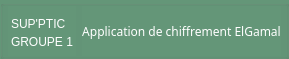
            <widget class="QGroupBox" name="groupBox_barre_outil">
             <property name="maximumSize">
              <size>
               <width>16777215</width>
               <height>58</height>
              </size>
             </property>
             <property name="styleSheet">
              <string notr="true">background-color:rgba(128, 135, 223,255);

background-color:rgba(100, 150, 120,255);</string>
             </property>
             <property name="title">
              <string/>
             </property>
             <layout class="QGridLayout" name="gridLayout_3">
              <property name="leftMargin">
               <number>5</number>
              </property>
              <property name="topMargin">
               <number>0</number>
              </property>
              <property name="rightMargin">
               <number>5</number>
              </property>
              <property name="bottomMargin">
               <number>0</number>
              </property>
              <item row="0" column="0">
               <layout class="QHBoxLayout" name="horizontalLayout">
                <item>
                 <widget class="QGroupBox" name="groupBox_4">
                  <property name="maximumSize">
                   <size>
                    <width>100</width>
                    <height>50</height>
                   </size>
                  </property>
                  <property name="styleSheet">
                   <string notr="true">
border-width:0px 0px 0px 0px;
border-style:solid;
border-color:rgba(200, 200, 200,255);

background-color:rgba(100, 150, 120,255);</string>
                  </property>
                  <property name="title">
                   <string/>
                  </property>
                  <layout class="QGridLayout" name="gridLayout_4">
                   <property name="leftMargin">
                    <number>0</number>
                   </property>
                   <property name="topMargin">
                    <number>5</number>
                   </property>
                   <property name="rightMargin">
                    <number>0</number>
                   </property>
                   <property name="bottomMargin">
                    <number>5</number>
                   </property>
                   <item row="0" column="0">
                    <layout class="QVBoxLayout" name="verticalLayout_3">
                     <item>
                      <widget class="QLabel" name="label_3">
                       <property name="styleSheet">
                        <string notr="true">border-width:0px;
font: 10pt &quot;Times New Roman&quot;;
color: rgba(255, 255, 255,255);</string>
                       </property>
                       <property name="text">
                        <string>SUP'PTIC</string>
                       </property>
                      </widget>
                     </item>
                     <item>
                      <widget class="QLabel" name="label_4">
                       <property name="styleSheet">
                        <string notr="true">border-width:0px;
font: 8pt &quot;Times New Roman&quot;;
color: rgba(255, 255, 255,255);</string>
                       </property>
                       <property name="text">
                        <string>GROUPE 1</string>
                       </property>
                      </widget>
                     </item>
                    </layout>
                   </item>
                  </layout>
                 </widget>
                </item>
                <item>
                 <widget class="QLabel" name="label">
                  <property name="maximumSize">
                   <size>
                    <width>16777215</width>
                    <height>50</height>
                   </size>
                  </property>
                  <property name="styleSheet">
                   <string notr="true">border-width:0px;
font: 14pt &quot;Arial Black&quot;;
font-family:bold;
color: rgba(255, 255, 255,255);

background-color:rgba(100, 150, 120,255);</string>
                  </property>
                  <property name="text">
                   <string>Application de chiffrement ElGamal</string>
                  </property>
                  <property name="alignment">
                   <set>Qt::AlignCenter</set>
                  </property>
                 </widget>
                </item>
               </layout>
              </item>
             </layout>
            </widget>
